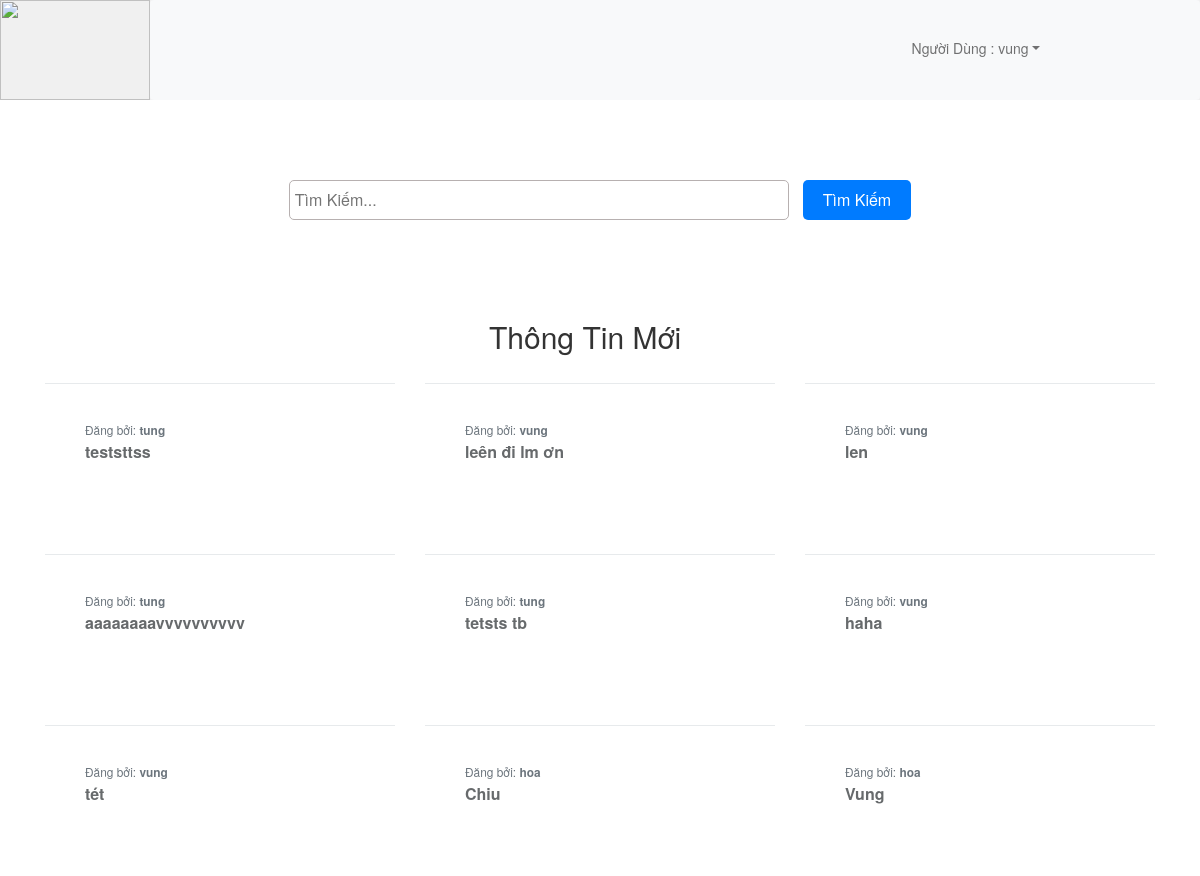
The page /page/ (signed in) on the database its author committed.
### myapp/models.py (models this page shows, shortened)
class Pages(models.Model):
    title = models.CharField(max_length=100,null=True)
    author = models.ForeignKey('auth.User', on_delete=models.CASCADE,null=True, blank=True)
    description = models.CharField(max_length=200,null=True)
    created_at = models.DateTimeField(auto_now_add=True)

### myapp/views.py (the view)
# urls.py: path('page/', views.page,name='page'),
@login_required
@login_required
def page(request):
    pages = Pages.objects.all().order_by('-created_at')
    return render(request, 'myapp/page.html', {'pages': pages})

### myapp/templates/myapp/page.html
{% extends 'myapp/base.html' %}
{% block page %}
<link href="https://maxcdn.bootstrapcdn.com/font-awesome/4.3.0/css/font-awesome.min.css" rel="stylesheet">
<div class="container">
    <h2 style="padding-left: 40%;">Thông Tin Mới </h2>
<div class="row">
    {% for page in pages %}
    <div class="col-md-4">
        <div class="ibox" style="padding-top: 20px;">
            <div class="ibox-content product-box" >
                <div class="product-desc">
                    <small class="text-muted">Đăng bởi: <b>{{ page.author.username }}</b> </small>
                    <br>
                    <a href="{%url 'detail' page.id %}" class="product-name"> {{page.title}}</a>
                </div>
            </div>
        </div>
    </div>
    {% endfor %}
</div>
</div>
{% endblock page %}

### myapp/templates/myapp/base.html (shortened to what this page needs)
{% load static %}
<!DOCTYPE html>
<html lang="en">
<head>
     <link href="https://cdn.jsdelivr.net/npm/bootstrap@5.0.2/dist/css/bootstrap.min.css" rel="stylesheet">
     <link href="https://maxcdn.bootstrapcdn.com/font-awesome/4.7.0/css/font-awesome.min.css" rel="stylesheet">
     <link rel="stylesheet" href="{%static "css/fixbase.css"%}">
     <link rel="stylesheet" href="{%static "css/fixhome.css"%}">
     <link href="//maxcdn.bootstrapcdn.com/bootstrap/3.3.0/css/bootstrap.min.css" rel="stylesheet" id="bootstrap-css">
</head>
<body>
    <div class='home'>
        <a href="{% url 'page' %}"><img style="width: 150px; height: 100px;" src="{% static "imgg/logo.png" %}" alt=""></a>
        <nav class="navbar navbar-expand-lg navbar-light bg-light" style="height: 100px;width: auto; padding-left: 40px;">
            <div class="right" style="padding-left: 70% ;">
              <ul class="navbar-nav me-auto mb-2 mb-lg-0">
                <li class="nav-item dropdown">
                  <a class="nav-link dropdown-toggle" href="#" role="button" data-bs-toggle="dropdown" aria-expanded="false" style="height: 95px; padding-top:35px;padding-left: 15px;">Người Dùng :
                    {{request.user}}</a>
                </li>
              </ul>
            </div>
          </nav>
    </div>
    <div class="rectangle" style="height: 200px;" >
        <div class="search-container">
          <form method=POST action="{% url 'search' %}">
            <input type="search" class="search-box" aria-label="Search"  name='searched' placeholder="Tìm Kiếm...">
            <button type="submit" class="submit-btn">Tìm Kiếm</button>
          </form>
        </div>
    </div>
    {%block page %}{% endblock page %}
</body>
</html>

### myapp/static/css/fixbase.css (style rules this page uses)
.rectangle { width: auto; height: 500px; display: flex; justify-content: center; align-items: center; }
.home { background-color: rgb(240, 240, 240); height: 100px; }
.home img { float: left; }
.search-container { display: flex; align-items: center; }
.search-box { width: 500px; height: 40px; padding: 5px; border-radius: 5px; border: 1px solid #b7b0b0; font-size: 16px; }
.submit-btn { height: 40px; margin-left: 10px; padding: 0 20px; border: none; border-radius: 5px; background-color: #007bff; color: white; font-size: 16px; cursor: pointer; }

### myapp/static/css/fixhome.css (style rules this page uses)
body { margin-top:20px; background:#eee; }
.product-box { padding: 0; border: 1px solid #e7eaec; }
.product-desc { padding: 20px; position: relative; }
.product-name { font-size: 16px; font-weight: 600; color: #676a6c; display: block; margin: 2px 0 5px 0; }
.ibox { clear: both; margin-bottom: 25px; margin-top: 0; padding: 0; }
.ibox:after, .ibox:before { display: table; }
.ibox-content { background-color: #ffffff; color: inherit; padding: 15px 20px 20px 20px; border-color: #e7eaec; border-image: none; border-style: solid solid none; border-width: 1px 0; }

### rows shown on the page
Pages: author.username "tung", title "teststtss"
Pages: author.username "vung", title "leên đi lm ơn"
Pages: author.username "vung", title "len"
Pages: author.username "tung", title "aaaaaaaavvvvvvvvvv"
Pages: author.username "tung", title "tetsts tb"
Pages: author.username "vung", title "haha"
Pages: author.username "vung", title "tét"
Pages: author.username "hoa", title "Chiu"
Pages: author.username "hoa", title "Vung"

### other values the page prints
{{ request.user }} "vung"
